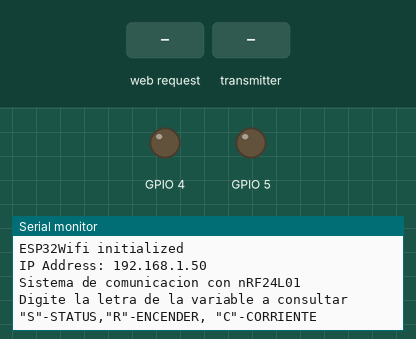
This program was run on a simulated ESP32. Parts: output pins drawn as LEDs (lit = HIGH), the last lines printed to the serial monitor. The test bench sets the inputs (shaded band). WiFi joins after 1.5 s; servers stay silent unless stated; no radio packets arrive unless stated.

Above: at 2.8 s.
2.9 s: HTTP request GET /encender received
At 4.2 s:
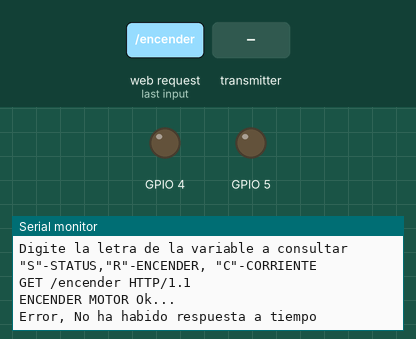
4.4 s: the transmitter starts sending ESTADO = 0
At 7.23 s:
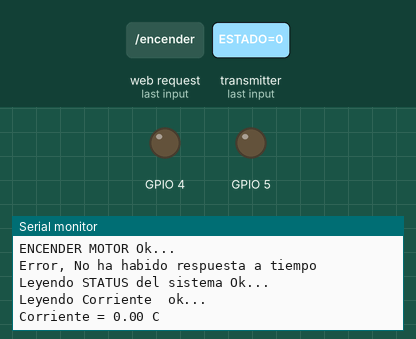
7.4 s: HTTP request GET /encender received
At 7.8 s:
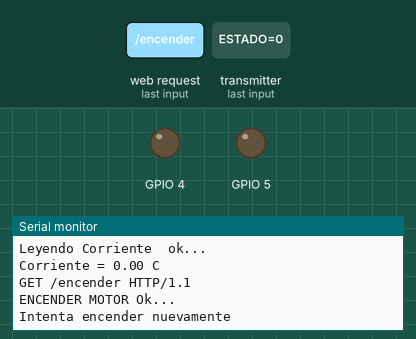

Measured:
- after the input at 2.9 s, the serial monitor: prints a new line at once (image 1)
- after the input at 4.4 s, the serial monitor: prints a new line after 2.5 s (image 2)
- after the input at 7.4 s, the serial monitor: prints a new line at once (image 3)

The program:

main.cpp
```cpp
#include <Arduino.h>
#include <stdio.h>
#include <WiFi.h>//https://www.arduino.cc/en/Reference/WiFi
#include <SPI.h>
#include "nRF24L01.h" //Libreria de modulo nRF24L01+
#include "RF24.h"

RF24 radio(4,5); /*Declaracion de los pines de control CE y CSN para el  modulo se define "radio" */

// Definicion de los canales de comunicacion
byte canal_E[5] = {'l', 'i', 'n', 'e', '1'}; /*Canal de Escritura del modulo Maestro*/
byte canal_L[5] = {'l', 'i', 'n', 'e', '2'}; /*Canal de Lectura del modulo Maestro*/
char fun[3] = {'S', 'R', 'C'};

//TaskHandle_t Task2;

//Variables para sensar la corriente TC
float iA;
unsigned int RUN;
unsigned int ESTADO;

//Parameters
String request ;
char ssid[10]  = "N DE WIFI";
char password[13]  = "CONTRASEÑA";
String nom  = "ESP32";
//Objects
WiFiServer server(3000);
WiFiClient client;

void peticion_status()
{
  radio.stopListening(); //Paramos la escucha para poder hablar
  Serial.print("Leyendo STATUS del sistema ");
  bool ok = radio.write(&fun[0], sizeof(fun[0])); //Envio de la funcion seleccionada
  if (ok) Serial.println("Ok...");
  else Serial.println("Failed");

  radio.startListening(); //Volvemos a la escucha
  unsigned long started_waiting_at = millis();
  bool timeout = false;

  while (! radio.available() && ! timeout) //Esperamos 500ms
  {
    if (millis() - started_waiting_at > 500) timeout = true;
  }

  if (timeout) Serial.println("Error, No ha habido respuesta a tiempo");
  else{
    //Leemos el mensaje recibido

    radio.read(&ESTADO, sizeof(unsigned int));

    if (ESTADO == 1)
    {
      Serial.println("Motor ENCENDIDO, vaciando pozo...");
      RUN = 1;
    }
    if (ESTADO == 2)
    {
      Serial.println("Motor bloqueado por sobrecorriente...");
      RUN = 0;
    }
    if (ESTADO == 3)
    {
      Serial.println("Esperando el llenado del pozo...");
      RUN = 0;
    }
    if (ESTADO == 4)
    {
      Serial.println("Motor ENCENDIDO, con sobre corriente 110% de su nominal...");
      RUN = 1;
    }
    if (ESTADO == 5)
    {
      Serial.println("Motor ENCENDIDO, con sobre corriente 115% de su nominal...");
      RUN = 1;
    }
    if (ESTADO == 6)
    {
      Serial.println("Motor ENCENDIDO, con sobre corriente 120% de su nominal...");
      RUN = 1;
    }
    if (ESTADO == 7)
    {
      Serial.println("Motor ENCENDIDO, con sobre corriente 130% de su nominal...");
      RUN = 1;
    }

  }
}

void peticion_corriente ()
{
  radio.stopListening(); //Paramos la escucha para poder hablar
  Serial.print("Leyendo Corriente  ");
  bool ok = radio.write(&fun[2], sizeof(fun[2])); //Envio de la funcion seleccionada
  if (ok) Serial.println("ok...");
  else Serial.println("failed");

  radio.startListening();                      //Volvemos a la escucha
  unsigned long started_waiting_at = millis();
  bool timeout = false;

  while ( ! radio.available() && ! timeout ) // Esperamos 500ms
  {
    if (millis() - started_waiting_at > 500) timeout = true;
  }

  if ( timeout ) Serial.println("Error, No ha habido respuesta a tiempo");
  else
  { // Leemos el mensaje recibido
    radio.read( &iA, sizeof(float)); //Funcion de lectura de datos
    Serial.print("Corriente = ");
    Serial.print(iA);
    Serial.println(" C");
  }
}

void peticion_encender ()
{
  radio.stopListening(); //Paramos la escucha para poder hablar
  Serial.print("ENCENDER MOTOR ");
  bool ok = radio.write(&fun[1], sizeof(&fun[1])); //Envio de la funcion seleccionada
  if (ok) Serial.println("Ok...");
  else Serial.println("Failed");

  radio.startListening(); //Volvemos a la escucha
  unsigned long started_waiting_at = millis();
  bool timeout = false;

  while (! radio.available() && ! timeout) //Esperamos 500ms
  {
    if (millis() - started_waiting_at > 500) timeout = true;
  }

  if (timeout) Serial.println("Error, No ha habido respuesta a tiempo");
  else{
    //Leemos el mensaje recibido
    radio.read(&RUN, sizeof(unsigned int));

    if (RUN == 1) Serial.println("MOTOR ENCENDIDO");
    else Serial.println("Intenta encender nuevamente");
  }
}

void handleRequest(String request)
{ /* function handleRequest */
  ////Handle web client request
  String pwmCmd;
  //Digital Ouputs
  if (request.indexOf("/encender") > 0)
  {
    peticion_encender();
    delay(3500);
  }
  if (request.indexOf("/") > 0);
}

void webpage(WiFiClient client)
{ /* function webpage */
  ////Send webpage to client
  peticion_status();
  peticion_corriente();
  client.println("HTTP/1.1 200 OK");
  client.println("Content-Type: text/html");
  client.println("");
  client.println("<!DOCTYPE HTML>");
  client.println("<html>");
  client.println("<head>");
  client.println("<title> IDEM_ESP32 </title>");
  client.println("<meta http-equiv='content-type' content='text/html; charset=UTF-8'>");
  client.println("<meta name='apple-mobile-web-app-capable' content='yes' />");
  client.println("<meta name='apple-mobile-web-app-status-bar-style' content='black-translucent' />");
  client.println("<meta http-equiv='refresh' content='5'>");
  client.println("</head>");
  client.println("<body bgcolor = '#FFFFFF'> ");
  client.println("<hr/>");
  client.println("<h1 style='color:#3AAA35;'><center>BOMBA DE POZO - "+nom+" Web Controller</center></h1>");
  client.println("<hr/>");
  client.println("<center> <h2> PETICIONES: </h2>");
  client.println("  STATUS: ");
  if (ESTADO == 1) client.println("  <input type = \"text\" size=\"50\" value= \"Motor ENCENDIDO, vaciando pozo...\" readonly></input>");
  if (ESTADO == 2) client.println("  <input type = \"text\" size=\"50\" value= \"Motor bloqueado por sobrecorriente...\" readonly></input>");
  if (ESTADO == 3) client.println("  <input type = \"text\" size=\"50\" value= \"Esperando el llenado del pozo...\" readonly></input>");
  if (ESTADO == 4) client.println("  <input type = \"text\" size=\"50\" value= \"Motor ENCENDIDO, con sobre corriente 110% de su nominal...\" readonlyy></input>");
  if (ESTADO == 5) client.println("  <input type = \"text\" size=\"50\" value= \"Motor ENCENDIDO, con sobre corriente 115% de su nominal...\" readonly></input>");
  if (ESTADO == 6) client.println("  <input type = \"text\" size=\"50\" value= \"Motor ENCENDIDO, con sobre corriente 120% de su nominal...\" readonly></input>");
  if (ESTADO == 7) client.println("  <input type = \"text\" size=\"50\" value= \"Motor ENCENDIDO, con sobre corriente 130% de su nominal...\" readonly></input>");
  //client.println("  <a href='/status'><button>STATUS</button></a>");
  client.println("<br>");
  client.println("<hr/>");
  client.println("VALOR DE CORRIENTE: ");
  client.println("  <input value=" + String(iA) + "A" + " readonly></input>");
  //client.println("  <a href='/corriente'><button>CORRIENTE</button></a>");
  client.println("<hr/>");
  client.println("  <a href='/encender'><button>RUN</button></a>");
  client.println("  </center><center>");
  client.println("<table>");
  client.println("<tr>");
  if (RUN == 1)
  {
    client.println("   <td>MOTOR ENCENDIDO</td>");
  }else
  {
    client.println("<td>MOTOR APAGADO</td>    ");
  }
  client.println("</tr>");
  client.println("<cennter></table><br><a href='/'><button>FINALIZAR</button></a><br /></center> ");
  client.println("<hr/></center></body></html>");

  delay(1);
}

/*
void loop2(void *parameter)
{

}
*/

void setup()
{
  pinMode(4, OUTPUT);
  pinMode(5, OUTPUT);
  delay(100);

  radio.begin();
  radio.setRetries(15, 15); //Maximos reintentos
  //radio.setPayloadSize(8); //Reduce el paylooad de 32 si tienes problemas
  radio.openWritingPipe(canal_E);
  radio.openReadingPipe(1, canal_L);

  //Multitarea
  /*
  xTaskCreatePinnedToCore(      //Tarea que apunta a un nucleo en particular
    loop2,                      //Funcion que contiene bucle infinito o codigo a ejecutar
    "Task_2",                   //Nombre de la tarea que queremos darle
    1000,                       //Tamaño de la pila
    NULL,                       //Parametros que le querramos pasar
    1,                          //Prioridad
    &Task2,                     //Nombre de la tarea
    0                           //Nucleo en el que se ejecutara
  );
  */

  //Init Serial USB
  Serial.begin(115200);

  Serial.println(F("Initialize System"));
  //Init ESP32Wifi
  Serial.print("Connecting to ");Serial.println(ssid);
  WiFi.begin(ssid, password);
  // Connect to Wifi network.
  while (WiFi.status() != WL_CONNECTED)
  {
    delay(500);Serial.print(F("."));
  }
  server.begin();
  Serial.println();
  Serial.println(F("ESP32Wifi initialized"));
  Serial.print(F("IP Address: "));
  Serial.println(WiFi.localIP());

  Serial.println("Sistema de comunicacion con nRF24L01");
  Serial.println("Digite la letra de la variable a consultar");
  Serial.println("\"S\"-STATUS,\"R\"-ENCENDER, \"C\"-CORRIENTE");
}

void loop()
{
  WiFiClient client = server.available();
  if (client)
  {
    while(client.connected())
    {
      if (client.available())
      {
        String request = client.readStringUntil('\r');
        Serial.println(request);
        handleRequest(request);
      }
      webpage(client);//Return webpage
      break;
   }
  }
}
```
